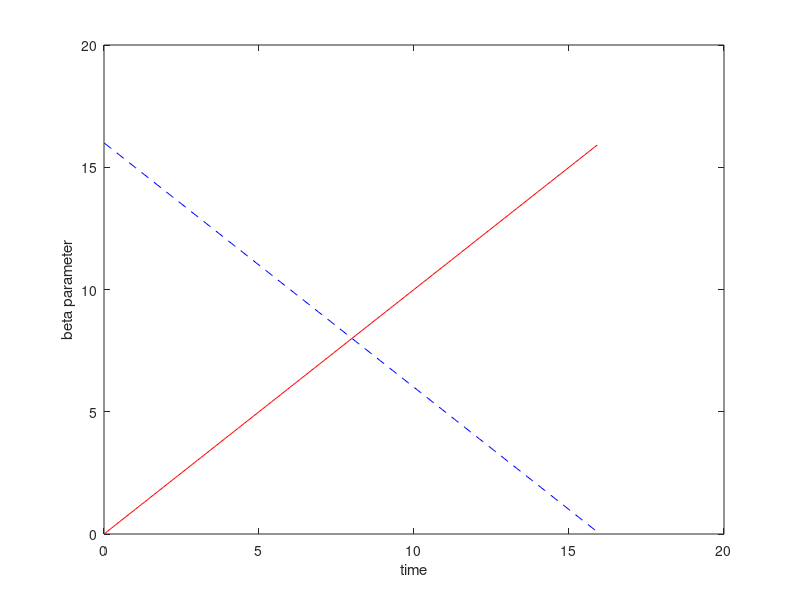

MATLAB code to generate this figure: (Note: this script raises an error after producing the figure.)
%The sadddle note bifurcation has problem when converging to the origin
%i.e. moving from left to right(it goes to infinity after reachin the biff
%point)

clear all, close all, clc
figpath = '../figures/';
addpath('./utils');
addpath('./NoiseFunctions/');
addpath('./plottingfunctions/');

%Number of variables
n = 3;

dt=0.1; %timestep

Initinterval = 16;
neg_inter = 0;
tinterval=[neg_inter Initinterval];
tspan2=[tinterval(2):-dt:tinterval(1)]; %interval for solving ODE
tspan=[.01:dt:tinterval(2)-tinterval(1)];
N = length(tspan);
options = odeset('RelTol',1e-12,'AbsTol',1e-12*ones(1,n));
X=[];

%Coeficients of polyorder 3 c1*t+c2*t^2+c3*t^3 & and final time value 
c=[1,0,0,Initinterval];
%Analitic polinomial
%y=c(1)*(tspan2)+c(2)*(tspan2).^2+c(3)*(tspan2).^3;
y=c(1)*(tspan)+c(2)*(tspan).^2+c(3)*(tspan).^3;
%derivative of analitical polinomial is : c1+2*c(2)*(tspan2)+3*c(3)*(tspan2).^2;

%inverted polinomial
y2=c(1)*(-tspan+tinterval(2) )+c(2)*(-tspan...
    +tinterval(2)).^2+c(3)*(-tspan+tinterval(2)).^3;

yzero = c(1)*(tspan+tinterval(1))+c(2)*(tspan+tinterval(1)).^2 ...
        +c(3).*(tspan+tinterval(1)).^3;

%The input of the system is the derivative of y2
% = -c(1)- 2*c(2)* (-y(1)+c(4)) - 3*c(3)*(-y(1)+c(4))^2;
%plot of inverted polinomial
figure(1)
%plot(tspan2,y,'r-',tspan,y2,'b--')
plot(tspan,y,'r-',tspan,y2,'b--')
xlabel('time')
ylabel('beta parameter')
hold on
xline(0,'k--');
set(gca,'FontSize',16);
l=legend('Explicit polinomial for steady state generation','implicit polinmial for ODE data generation');
l.FontSize = 14;
l.Location='northeast';
title('Inverted polinomial');

%Integration of hopf system

%reescaling is zero for my origina variables. 
xMax = [1,1,1];
for mu0=[yzero(1)]    
    %x0=sqrt(y2(1)/2) %Formula of radius of Initial Condition
    %for x0=sqrt(y2(1))%Formula of radius of Initial Condition
    for x0=sqrt(y(1))%Formula of radius of Initial Condition
        [t,x] = ode45(@(t,x) saddlenodeNewPoli(t,x,c,xMax,1,1),tspan,[tspan(1),mu0,x0],options);
         X = [X;x];
         % Variable x3 vs bifurcation parameter
            figure(2)
            hold on
            plot(x(:,2),x(:,3),'b-')
            
            xlabel('Beta')
            ylabel('x_3')
            xline(0,'k--');
            set(gca,'FontSize',16);
            l=legend('state variable vs bifurcation');
            l.FontSize = 14;
            l.Location='northeast';
            title('Saddle  State vsparameter')
            hold off    
    end
end

%Mu observed from equations of steady state

%[x,yzero] = xNormalization(x,yzero);
mufunc = @(x) (x(:,3).^2)*xMax(3)^2; 
mu_observed= mufunc(x);

%Polinomial fit

%Define the function to fit: "Poly order 2"
F1=@(weightdx,xdata)  weightdx(1)*(xdata+tinterval(1))+weightdx(2)*(xdata+tinterval(1)).^2 ...
        +weightdx(3).*(xdata+tinterval(1)).^3;


% curve fitting
weights0=[0.5 0.5 0.5]; %initial guess for weights
opts = optimoptions('lsqcurvefit','Display','off');
[weightdx, resnorm,~,exitflag,output] = lsqcurvefit(F1,weights0, tspan, mu_observed',[],[],opts);

%data predicted from F1 evaluated with the predicted coefficients
reproduced_data= F1(weightdx,tspan);


%plot of beta: real VS polinomial fit VS steady equations
plotState_Beta_time_Pred(tspan,x,mu_observed,yzero,reproduced_data,n,3)

%% Mu with ratio State-Noise

noise_scale = 0.01;

%create the maximum of the values of the tables. 
[xNoisy, Noise_normalized] = add_Noise_Max(x,noise_scale);

%next step is to use the noise for the figures. 
mu_obsNoisy = mufunc(xNoisy);

[weightdxNoise,resnormNoise,~,exitflagNoise,outputNoise] = lsqcurvefit(F1,weights0, tspan, mu_obsNoisy');

reproduced_dataNoisy= F1(weightdxNoise,tspan);

comparisonVector = [c(1:(length(c)-1));weightdx;weightdxNoise]


%% Noise analysis 
% Creation of comparison vector for different noise variances: 
VectorOfNoise = [0:0.1:0.5];
name = mfilename;
name = name(1:10);
%noise_Scale_maximum(F1,weights0, tspan, x,c,yzero,VectorOfNoise,name,mufunc)

noise_5_Boxplots(F1,weights0, tspan, x,c,yzero,VectorOfNoise,name,mufunc)
